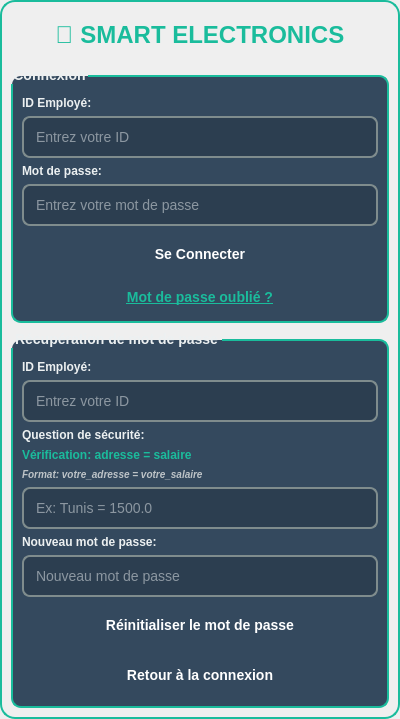
<?xml version="1.0" encoding="UTF-8"?>
<ui version="4.0">
 <class>LoginDialog</class>
 <widget class="QDialog" name="LoginDialog">
  <property name="geometry">
   <rect>
    <x>0</x>
    <y>0</y>
    <width>400</width>
    <height>450</height>
   </rect>
  </property>
  <property name="windowTitle">
   <string>Connexion - Smart Electronics</string>
  </property>
  <property name="styleSheet">
   <string notr="true">
QDialog {
    background: qlineargradient(x1:0, y1:0, x2:0, y2:1,
        stop:0 #1e2a36, stop:1 #2c3e50);
    border-radius: 15px;
    color: #ecf0f1;
    border: 2px solid #1abc9c;
}

QGroupBox {
    background: #34495e;
    border: 2px solid #1abc9c;
    border-radius: 10px;
    margin-top: 10px;
    padding-top: 10px;
    font-weight: bold;
    color: #ecf0f1;
    font-size: 14px;
}

QLineEdit {
    border: 2px solid #7f8c8d;
    border-radius: 8px;
    padding: 10px;
    font-size: 14px;
    background: #2c3e50;
    color: #ecf0f1;
    selection-background-color: #1abc9c;
}

QLineEdit:focus {
    border-color: #1abc9c;
    background: #34495e;
}

QPushButton {
    background: qlineargradient(x1:0, y1:0, x2:0, y2:1,
        stop:0 #1abc9c, stop:1 #16a085);
    color: white;
    border: none;
    border-radius: 8px;
    padding: 12px;
    font-weight: bold;
    font-size: 14px;
    min-height: 20px;
}

QPushButton:hover {
    background: qlineargradient(x1:0, y1:0, x2:0, y2:1,
        stop:0 #16a085, stop:1 #1abc9c);
}

QPushButton:pressed {
    background: #1abc9c;
}

QLabel {
    color: #ecf0f1;
    font-weight: bold;
    font-size: 12px;
}

#titleLabel {
    font-size: 24px;
    color: #1abc9c;
    font-weight: bold;
    padding: 10px;
}

QPushButton#pushButtonForgot {
    background: transparent;
    color: #1abc9c;
    text-decoration: underline;
    border: none;
    padding: 5px;
}

QPushButton#pushButtonForgot:hover {
    color: #16a085;
    background: transparent;
}
   </string>
  </property>
  <layout class="QVBoxLayout" name="verticalLayout">
   <item>
    <widget class="QLabel" name="titleLabel">
     <property name="text">
      <string>🔐 SMART ELECTRONICS</string>
     </property>
     <property name="alignment">
      <set>Qt::AlignCenter</set>
     </property>
    </widget>
   </item>
   <item>
    <spacer name="verticalSpacer">
     <property name="orientation">
      <enum>Qt::Vertical</enum>
     </property>
     <property name="sizeHint" stdset="0">
      <size>
       <width>20</width>
       <height>30</height>
      </size>
     </property>
    </spacer>
   </item>
   <item>
    <widget class="QGroupBox" name="loginGroup">
     <property name="title">
      <string>Connexion</string>
     </property>
     <layout class="QVBoxLayout" name="verticalLayout_2">
      <item>
       <widget class="QLabel" name="label">
        <property name="text">
         <string>ID Employé:</string>
        </property>
       </widget>
      </item>
      <item>
       <widget class="QLineEdit" name="lineEditID">
        <property name="placeholderText">
         <string>Entrez votre ID</string>
        </property>
       </widget>
      </item>
      <item>
       <widget class="QLabel" name="label_2">
        <property name="text">
         <string>Mot de passe:</string>
        </property>
       </widget>
      </item>
      <item>
       <widget class="QLineEdit" name="lineEditPassword">
        <property name="echoMode">
         <enum>QLineEdit::Password</enum>
        </property>
        <property name="placeholderText">
         <string>Entrez votre mot de passe</string>
        </property>
       </widget>
      </item>
      <item>
       <widget class="QPushButton" name="pushButtonLogin">
        <property name="text">
         <string>Se Connecter</string>
        </property>
       </widget>
      </item>
      <item>
       <widget class="QPushButton" name="pushButtonForgot">
        <property name="text">
         <string>Mot de passe oublié ?</string>
        </property>
        <property name="objectName">
         <string>pushButtonForgot</string>
        </property>
       </widget>
      </item>
     </layout>
    </widget>
   </item>
   <item>
    <widget class="QGroupBox" name="forgotGroup">
     <property name="title">
      <string>Récupération de mot de passe</string>
     </property>
     <property name="visible">
      <bool>false</bool>
     </property>
     <layout class="QVBoxLayout" name="verticalLayout_3">
      <item>
       <widget class="QLabel" name="label_3">
        <property name="text">
         <string>ID Employé:</string>
        </property>
       </widget>
      </item>
      <item>
       <widget class="QLineEdit" name="lineEditForgotID">
        <property name="placeholderText">
         <string>Entrez votre ID</string>
        </property>
       </widget>
      </item>
      <item>
       <widget class="QLabel" name="label_4">
        <property name="text">
         <string>Question de sécurité:</string>
        </property>
       </widget>
      </item>
      <item>
       <widget class="QLabel" name="labelSecurityQuestion">
        <property name="text">
         <string>Vérification: adresse = salaire</string>
        </property>
        <property name="styleSheet">
         <string notr="true">color: #1abc9c; font-weight: bold; font-size: 12px;</string>
        </property>
       </widget>
      </item>
      <item>
       <widget class="QLabel" name="label_6">
        <property name="text">
         <string>Format: votre_adresse = votre_salaire</string>
        </property>
        <property name="styleSheet">
         <string notr="true">color: #bdc3c7; font-size: 10px; font-style: italic;</string>
        </property>
       </widget>
      </item>
      <item>
       <widget class="QLineEdit" name="lineEditSecurityAnswer">
        <property name="placeholderText">
         <string>Ex: Tunis = 1500.0</string>
        </property>
       </widget>
      </item>
      <item>
       <widget class="QLabel" name="label_5">
        <property name="text">
         <string>Nouveau mot de passe:</string>
        </property>
       </widget>
      </item>
      <item>
       <widget class="QLineEdit" name="lineEditNewPassword">
        <property name="echoMode">
         <enum>QLineEdit::Password</enum>
        </property>
        <property name="placeholderText">
         <string>Nouveau mot de passe</string>
        </property>
       </widget>
      </item>
      <item>
       <widget class="QPushButton" name="pushButtonReset">
        <property name="text">
         <string>Réinitialiser le mot de passe</string>
        </property>
       </widget>
      </item>
      <item>
       <widget class="QPushButton" name="pushButtonBack">
        <property name="text">
         <string>Retour à la connexion</string>
        </property>
       </widget>
      </item>
     </layout>
    </widget>
   </item>
   <item>
    <spacer name="verticalSpacer_2">
     <property name="orientation">
      <enum>Qt::Vertical</enum>
     </property>
     <property name="sizeHint" stdset="0">
      <size>
       <width>20</width>
       <height>30</height>
      </size>
     </property>
    </spacer>
   </item>
  </layout>
 </widget>
 <resources/>
 <connections/>
</ui>
